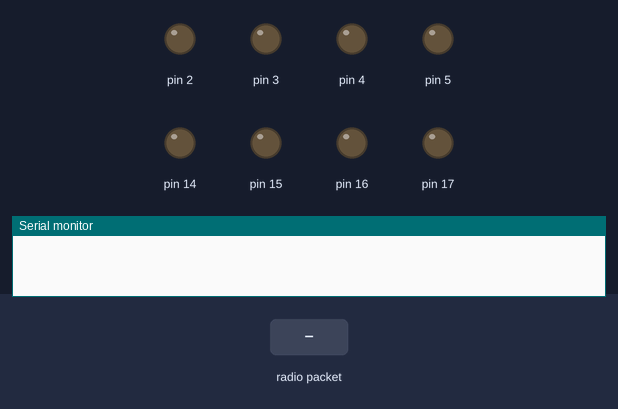
Simulated run of this sketch. Board: Arduino Uno, built with avr-gcc and run on an emulated ATmega328P. Shown: output pins drawn as LEDs (lit = HIGH), the last lines printed to the serial monitor. The test bench sets the inputs (shaded band). No radio packets arrive unless stated.

Above: at 1.2 s.
1.3 s: radio packet "up" arrives
At 2.3 s:
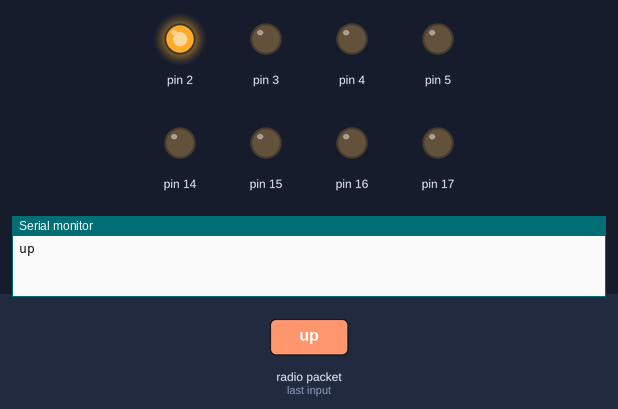
2.8 s: radio packet "right" arrives
At 3.4 s:
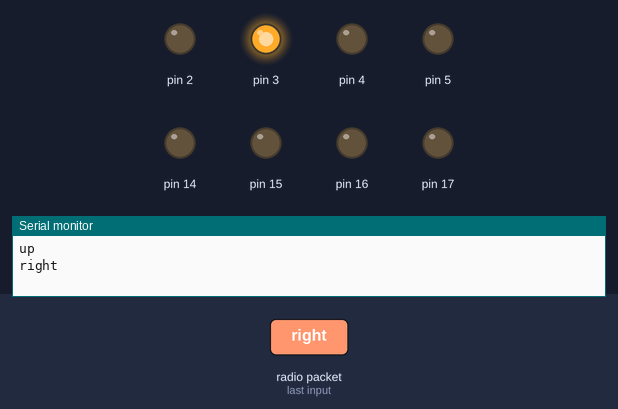
4.3 s: radio packet "down" arrives
At 4.6 s:
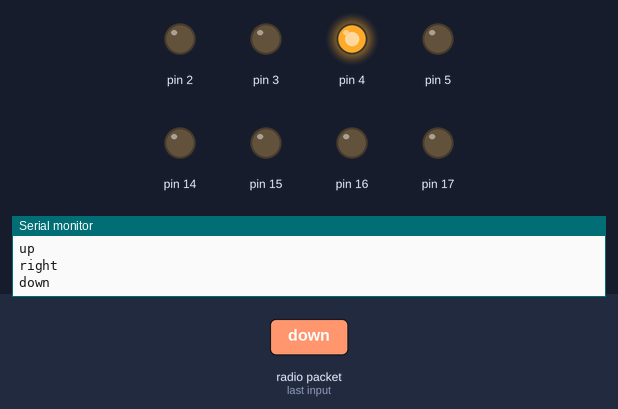
5.8 s: radio packet "left" arrives
At 6.9 s:
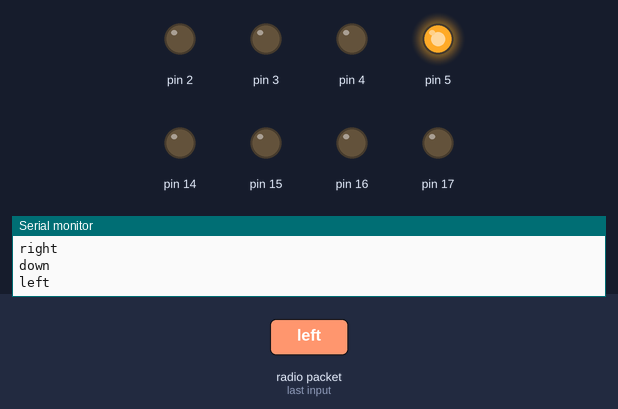
7.3 s: radio packet "up_y" arrives
At 8.1 s:
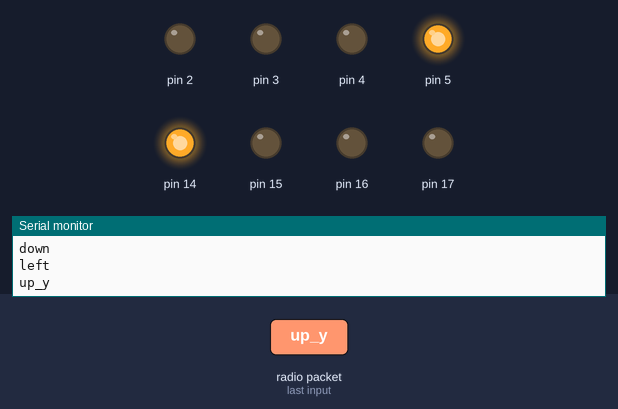
8.8 s: radio packet "right_x" arrives
At 9.2 s:
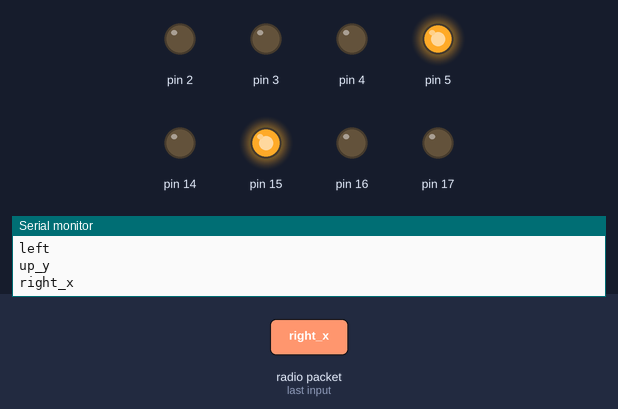
Timing chart, 0 to 11.3 s (numbered marks = the images above; inputs shaded):
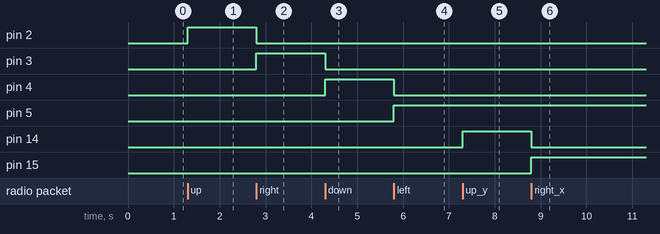

Measured:
- after the input at 1.3 s, pin 2: LOW → HIGH at once
- after the input at 2.8 s, pin 2: HIGH → LOW at once; pin 3: LOW → HIGH at once
- after the input at 4.3 s, pin 3: HIGH → LOW at once; pin 4: LOW → HIGH at once
- after the input at 5.8 s, pin 4: HIGH → LOW at once; pin 5: LOW → HIGH at once
- after the input at 7.3 s, pin 14: LOW → HIGH at once
- after the input at 8.8 s, pin 14: HIGH → LOW at once; pin 15: LOW → HIGH at once

The sketch:

slave-code.ino
```cpp
#include <RF24.h>
#include <RF24_config.h>
#include <nRF24L01.h>
#include <printf.h>
// ALICI
#define CE_PIN 9
#define CSN_PIN 10

const uint64_t pipe = 0xE8E8F0F0E1LL;
RF24 radio (CE_PIN, CSN_PIN);
char data [20];
void setup() {
    Serial.begin(9600);
    pinMode(2,OUTPUT);
    pinMode(3,OUTPUT);
    pinMode(4,OUTPUT);
    pinMode(5,OUTPUT);
    pinMode(14,OUTPUT);
    pinMode(15,OUTPUT);
    pinMode(16,OUTPUT);
    pinMode(17,OUTPUT);
    Serial.begin(9600);
    radio.begin();
radio.openReadingPipe(1,pipe);
radio.startListening();
}

void loop() {

String msg="";
if (radio.available() )
{
radio.read(data, sizeof(data) );
Serial.println(data);
msg=data;

 if(msg=="up"){
 digitalWrite(2,1);
 digitalWrite(3,0);
 digitalWrite(4,0);
 digitalWrite(5,0);

 }
if(msg=="right"){
 digitalWrite(2,0);
 digitalWrite(3,1);
 digitalWrite(4,0);
 digitalWrite(5,0);

 }
if(msg=="down"){
 digitalWrite(2,0);
 digitalWrite(3,0);
 digitalWrite(4,1);
 digitalWrite(5,0);

 }
if(msg=="left"){
 digitalWrite(2,0);
 digitalWrite(3,0);
 digitalWrite(4,0);
 digitalWrite(5,1);

 }

        //joyistick


 if(msg=="up_y"){

 digitalWrite(14,1);
 digitalWrite(15,0);
 digitalWrite(16,0);
 digitalWrite(17,0);
 }
if(msg=="right_x"){

 digitalWrite(14,0);
 digitalWrite(15,1);
 digitalWrite(16,0);
 digitalWrite(17,0);
 }
if(msg=="down_y"){

digitalWrite(14,0);
 digitalWrite(15,0);
 digitalWrite(16,1);
 digitalWrite(17,0);
 }
if(msg=="left_x"){

 digitalWrite(14,0);
 digitalWrite(15,0);
 digitalWrite(16,0);
 digitalWrite(17,1);
 }


}

}
```
